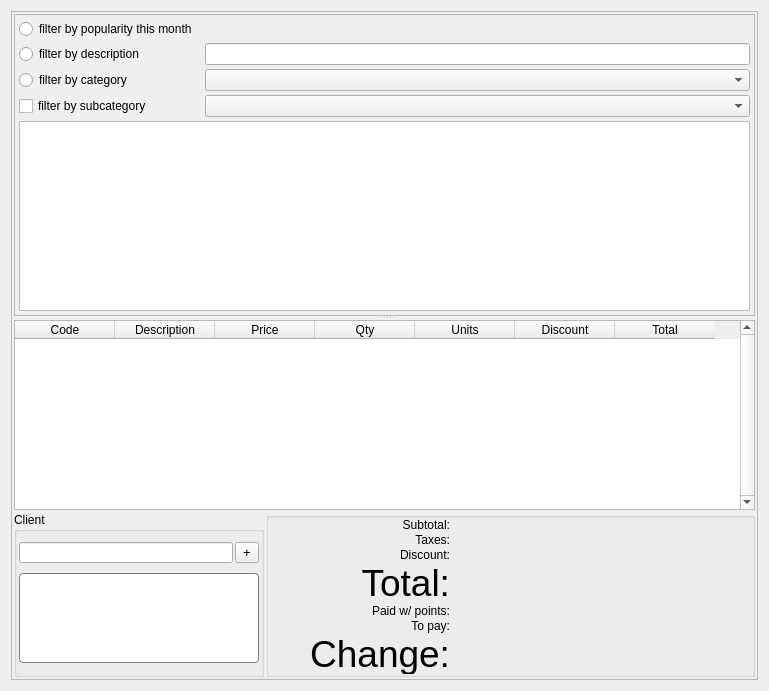
      <widget class="QWidget" name="page_Main">
       <layout class="QHBoxLayout">
        <item>
         <widget class="QFrame" name="frame">
          <property name="frameShape">
           <enum>QFrame::StyledPanel</enum>
          </property>
          <property name="frameShadow">
           <enum>QFrame::Raised</enum>
          </property>
          <layout class="QGridLayout" name="gridLayout_2">
           <property name="margin">
            <number>2</number>
           </property>
           <property name="spacing">
            <number>2</number>
           </property>
           <item row="0" column="0" colspan="2">
            <widget class="QSplitter" name="splitterGrid">
             <property name="orientation">
              <enum>Qt::Vertical</enum>
             </property>
             <widget class="QFrame" name="frameGridView">
              <property name="sizePolicy">
               <sizepolicy hsizetype="Expanding" vsizetype="Expanding">
                <horstretch>0</horstretch>
                <verstretch>0</verstretch>
               </sizepolicy>
              </property>
              <property name="frameShape">
               <enum>QFrame::StyledPanel</enum>
              </property>
              <property name="frameShadow">
               <enum>QFrame::Raised</enum>
              </property>
              <layout class="QGridLayout">
               <property name="margin">
                <number>4</number>
               </property>
               <property name="spacing">
                <number>4</number>
               </property>
               <item row="0" column="0">
                <widget class="QRadioButton" name="rbFilterByPopularity">
                 <property name="text">
                  <string>filter by popularity this month</string>
                 </property>
                </widget>
               </item>
               <item row="1" column="0">
                <widget class="QRadioButton" name="rbFilterByDesc">
                 <property name="text">
                  <string>filter by description</string>
                 </property>
                </widget>
               </item>
               <item row="1" column="2">
                <widget class="QLineEdit" name="editFilterByDesc"/>
               </item>
               <item row="2" column="0">
                <widget class="QRadioButton" name="rbFilterByCategory">
                 <property name="text">
                  <string>filter by category</string>
                 </property>
                </widget>
               </item>
               <item row="2" column="2">
                <widget class="QComboBox" name="comboFilterByCategory"/>
               </item>
               <item row="4" column="0" colspan="3">
                <widget class="QListView" name="listView"/>
               </item>
               <item row="3" column="2">
                <widget class="QComboBox" name="comboFilterBySubCategory"/>
               </item>
               <item row="3" column="0">
                <widget class="QCheckBox" name="rbFilterBySubCategory">
                 <property name="text">
                  <string>filter by subcategory</string>
                 </property>
                </widget>
               </item>
              </layout>
             </widget>
             <widget class="QTableWidget" name="tableWidget">
              <property name="enabled">
               <bool>true</bool>
              </property>
              <property name="sizePolicy">
               <sizepolicy hsizetype="Expanding" vsizetype="Expanding">
                <horstretch>0</horstretch>
                <verstretch>0</verstretch>
               </sizepolicy>
              </property>
              <property name="minimumSize">
               <size>
                <width>0</width>
                <height>150</height>
               </size>
              </property>
              <property name="focusPolicy">
               <enum>Qt::NoFocus</enum>
              </property>
              <property name="styleSheet">
               <string notr="true"/>
              </property>
              <property name="frameShape">
               <enum>QFrame::StyledPanel</enum>
              </property>
              <property name="verticalScrollBarPolicy">
               <enum>Qt::ScrollBarAlwaysOn</enum>
              </property>
              <property name="editTriggers">
               <set>QAbstractItemView::DoubleClicked</set>
              </property>
              <property name="tabKeyNavigation">
               <bool>false</bool>
              </property>
              <property name="showDropIndicator" stdset="0">
               <bool>false</bool>
              </property>
              <property name="dragDropOverwriteMode">
               <bool>false</bool>
              </property>
              <property name="alternatingRowColors">
               <bool>false</bool>
              </property>
              <property name="selectionMode">
               <enum>QAbstractItemView::SingleSelection</enum>
              </property>
              <property name="selectionBehavior">
               <enum>QAbstractItemView::SelectRows</enum>
              </property>
              <property name="showGrid">
               <bool>false</bool>
              </property>
              <property name="cornerButtonEnabled">
               <bool>false</bool>
              </property>
              <column>
               <property name="text">
                <string>Code</string>
               </property>
              </column>
              <column>
               <property name="text">
                <string>Description</string>
               </property>
              </column>
              <column>
               <property name="text">
                <string>Price</string>
               </property>
              </column>
              <column>
               <property name="text">
                <string>Qty</string>
               </property>
              </column>
              <column>
               <property name="text">
                <string>Units</string>
               </property>
              </column>
              <column>
               <property name="text">
                <string>Discount</string>
               </property>
              </column>
              <column>
               <property name="text">
                <string>Total</string>
               </property>
              </column>
             </widget>
            </widget>
           </item>
           <item row="1" column="1">
            <widget class="QGroupBox" name="groupTotals">
             <property name="sizePolicy">
              <sizepolicy hsizetype="Minimum" vsizetype="Maximum">
               <horstretch>0</horstretch>
               <verstretch>0</verstretch>
              </sizepolicy>
             </property>
             <property name="minimumSize">
              <size>
               <width>0</width>
               <height>120</height>
              </size>
             </property>
             <property name="styleSheet">
              <string notr="true"/>
             </property>
             <property name="title">
              <string/>
             </property>
             <property name="alignment">
              <set>Qt::AlignRight|Qt::AlignTrailing|Qt::AlignVCenter</set>
             </property>
             <property name="flat">
              <bool>false</bool>
             </property>
             <layout class="QGridLayout">
              <property name="leftMargin">
               <number>1</number>
              </property>
              <property name="topMargin">
               <number>0</number>
              </property>
              <property name="rightMargin">
               <number>1</number>
              </property>
              <property name="bottomMargin">
               <number>0</number>
              </property>
              <property name="spacing">
               <number>1</number>
              </property>
              <item row="0" column="0">
               <widget class="QLabel" name="lblSubtotalPre">
                <property name="text">
                 <string>Subtotal:</string>
                </property>
                <property name="alignment">
                 <set>Qt::AlignRight|Qt::AlignTrailing|Qt::AlignVCenter</set>
                </property>
               </widget>
              </item>
              <item row="0" column="1">
               <widget class="QLabel" name="lblSubtotal">
                <property name="text">
                 <string/>
                </property>
                <property name="alignment">
                 <set>Qt::AlignRight|Qt::AlignTrailing|Qt::AlignVCenter</set>
                </property>
               </widget>
              </item>
              <item row="1" column="0">
               <widget class="QLabel" name="lblSaleTaxesPre">
                <property name="text">
                 <string>Taxes:</string>
                </property>
                <property name="alignment">
                 <set>Qt::AlignRight|Qt::AlignTrailing|Qt::AlignVCenter</set>
                </property>
               </widget>
              </item>
              <item row="1" column="1">
               <widget class="QLabel" name="lblSaleTaxes">
                <property name="text">
                 <string/>
                </property>
                <property name="alignment">
                 <set>Qt::AlignRight|Qt::AlignTrailing|Qt::AlignVCenter</set>
                </property>
               </widget>
              </item>
	            <item row="2" column="0">
               <widget class="QLabel" name="labelTotalDiscountpre">
                <property name="text">
                 <string>Discount:</string>
                </property>
                <property name="alignment">
                 <set>Qt::AlignRight|Qt::AlignTrailing|Qt::AlignVCenter</set>
                </property>
               </widget>
              </item>
              <item row="2" column="1">
               <widget class="QLabel" name="labelTotalDiscount">
                <property name="text">
                 <string/>
                </property>
                <property name="alignment">
                 <set>Qt::AlignRight|Qt::AlignTrailing|Qt::AlignVCenter</set>
                </property>
               </widget>
              </item>

              <item row="3" column="0">
               <widget class="QLabel" name="labelTotalpre">
                <property name="sizePolicy">
                 <sizepolicy hsizetype="MinimumExpanding" vsizetype="Minimum">
                  <horstretch>0</horstretch>
                  <verstretch>0</verstretch>
                 </sizepolicy>
                </property>
                <property name="minimumSize">
                 <size>
                  <width>180</width>
                  <height>40</height>
                 </size>
                </property>
                <property name="maximumSize">
                 <size>
                  <width>200</width>
                  <height>40</height>
                 </size>
                </property>
                <property name="font">
                 <font>
                  <pointsize>28</pointsize>
                 </font>
                </property>
                <property name="layoutDirection">
                 <enum>Qt::LeftToRight</enum>
                </property>
                <property name="frameShape">
                 <enum>QFrame::NoFrame</enum>
                </property>
                <property name="text">
                 <string>Total:</string>
                </property>
                <property name="scaledContents">
                 <bool>true</bool>
                </property>
                <property name="alignment">
                 <set>Qt::AlignRight|Qt::AlignTrailing|Qt::AlignVCenter</set>
                </property>
                <property name="indent">
                 <number>0</number>
                </property>
               </widget>
              </item>
              <item row="3" column="1">
               <widget class="QLabel" name="labelTotal">
                <property name="sizePolicy">
                 <sizepolicy hsizetype="MinimumExpanding" vsizetype="Minimum">
                  <horstretch>0</horstretch>
                  <verstretch>0</verstretch>
                 </sizepolicy>
                </property>
                <property name="minimumSize">
                 <size>
                  <width>300</width>
                  <height>40</height>
                 </size>
                </property>
                <property name="maximumSize">
                 <size>
                  <width>16777215</width>
                  <height>40</height>
                 </size>
                </property>
                <property name="font">
                 <font>
                  <pointsize>28</pointsize>
                 </font>
                </property>
                <property name="layoutDirection">
                 <enum>Qt::LeftToRight</enum>
                </property>
                <property name="frameShape">
                 <enum>QFrame::NoFrame</enum>
                </property>
                <property name="text">
                 <string/>
                </property>
                <property name="scaledContents">
                 <bool>true</bool>
                </property>
                <property name="alignment">
                 <set>Qt::AlignRight|Qt::AlignTrailing|Qt::AlignVCenter</set>
                </property>
               </widget>
              </item>

              <!-- HERE -->
              <item row="4" column="0">
               <widget class="QLabel" name="labelPointsDiscountpre">
                <property name="layoutDirection">
                 <enum>Qt::LeftToRight</enum>
                </property>
                <property name="frameShape">
                 <enum>QFrame::NoFrame</enum>
                </property>
                <property name="text">
                 <string>Paid w/ points:</string>
                </property>
                <property name="scaledContents">
                 <bool>true</bool>
                </property>
                <property name="alignment">
                 <set>Qt::AlignRight|Qt::AlignTrailing|Qt::AlignVCenter</set>
                </property>
                <property name="indent">
                 <number>0</number>
                </property>
               </widget>
              </item>
              <item row="4" column="1">
               <widget class="QLabel" name="labelPointsDiscount">
                <property name="layoutDirection">
                 <enum>Qt::LeftToRight</enum>
                </property>
                <property name="frameShape">
                 <enum>QFrame::NoFrame</enum>
                </property>
                <property name="text">
                 <string/>
                </property>
                <property name="scaledContents">
                 <bool>true</bool>
                </property>
                <property name="alignment">
                 <set>Qt::AlignRight|Qt::AlignTrailing|Qt::AlignVCenter</set>
                </property>
               </widget>
              </item>


              <item row="5" column="0">
               <widget class="QLabel" name="labelTotalNoPointspre">
                <property name="layoutDirection">
                 <enum>Qt::LeftToRight</enum>
                </property>
                <property name="frameShape">
                 <enum>QFrame::NoFrame</enum>
                </property>
                <property name="text">
                 <string>To pay:</string>
                </property>
                <property name="scaledContents">
                 <bool>true</bool>
                </property>
                <property name="alignment">
                 <set>Qt::AlignRight|Qt::AlignTrailing|Qt::AlignVCenter</set>
                </property>
                <property name="indent">
                 <number>0</number>
                </property>
               </widget>
              </item>
              <item row="5" column="1">
               <widget class="QLabel" name="labelTotalNoPoints">
                <property name="layoutDirection">
                 <enum>Qt::LeftToRight</enum>
                </property>
                <property name="frameShape">
                 <enum>QFrame::NoFrame</enum>
                </property>
                <property name="text">
                 <string/>
                </property>
                <property name="scaledContents">
                 <bool>true</bool>
                </property>
                <property name="alignment">
                 <set>Qt::AlignRight|Qt::AlignTrailing|Qt::AlignVCenter</set>
                </property>
               </widget>
              </item>
              <!-- /HERE -->

              <item row="6" column="0">
               <widget class="QLabel" name="labelChangepre">
                <property name="sizePolicy">
                 <sizepolicy hsizetype="MinimumExpanding" vsizetype="Minimum">
                  <horstretch>0</horstretch>
                  <verstretch>0</verstretch>
                 </sizepolicy>
                </property>
                <property name="minimumSize">
                 <size>
                  <width>180</width>
                  <height>40</height>
                 </size>
                </property>
                <property name="maximumSize">
                 <size>
                  <width>200</width>
                  <height>40</height>
                 </size>
                </property>
                <property name="font">
                 <font>
                  <pointsize>28</pointsize>
                 </font>
                </property>
                <property name="layoutDirection">
                 <enum>Qt::LeftToRight</enum>
                </property>
                <property name="frameShape">
                 <enum>QFrame::NoFrame</enum>
                </property>
                <property name="text">
                 <string>Change:</string>
                </property>
                <property name="scaledContents">
                 <bool>true</bool>
                </property>
                <property name="alignment">
                 <set>Qt::AlignRight|Qt::AlignTrailing|Qt::AlignVCenter</set>
                </property>
                <property name="margin">
                 <number>0</number>
                </property>
                <property name="indent">
                 <number>0</number>
                </property>
               </widget>
              </item>
              <item row="6" column="1">
               <widget class="QLabel" name="labelChange">
                <property name="sizePolicy">
                 <sizepolicy hsizetype="MinimumExpanding" vsizetype="Minimum">
                  <horstretch>0</horstretch>
                  <verstretch>0</verstretch>
                 </sizepolicy>
                </property>
                <property name="minimumSize">
                 <size>
                  <width>300</width>
                  <height>40</height>
                 </size>
                </property>
                <property name="maximumSize">
                 <size>
                  <width>1000</width>
                  <height>40</height>
                 </size>
                </property>
                <property name="font">
                 <font>
                  <pointsize>28</pointsize>
                 </font>
                </property>
                <property name="layoutDirection">
                 <enum>Qt::LeftToRight</enum>
                </property>
                <property name="frameShape">
                 <enum>QFrame::NoFrame</enum>
                </property>
                <property name="text">
                 <string/>
                </property>
                <property name="scaledContents">
                 <bool>true</bool>
                </property>
                <property name="alignment">
                 <set>Qt::AlignRight|Qt::AlignTrailing|Qt::AlignVCenter</set>
                </property>
               </widget>
              </item>
             </layout>
            </widget>
           </item>
           <item row="1" column="0">
            <widget class="QGroupBox" name="groupClient">
             <property name="sizePolicy">
              <sizepolicy hsizetype="Maximum" vsizetype="Minimum">
               <horstretch>0</horstretch>
               <verstretch>0</verstretch>
              </sizepolicy>
             </property>
             <property name="minimumSize">
              <size>
               <width>250</width>
               <height>120</height>
              </size>
             </property>
             <property name="maximumSize">
              <size>
               <width>250</width>
               <height>16777215</height>
              </size>
             </property>
             <property name="title">
              <string>Client</string>
             </property>
             <layout class="QVBoxLayout" name="verticalLayout_11">
              <property name="spacing">
               <number>2</number>
              </property>
              <property name="margin">
               <number>2</number>
              </property>
              <item>
               <layout class="QHBoxLayout" name="horizontalLayout_6">
                <item>
                 <widget class="MibitLineEdit" name="editClient">
                  <property name="maximumSize">
                   <size>
                    <width>16777215</width>
                    <height>21</height>
                   </size>
                  </property>
                  <property name="font">
                   <font>
                    <pointsize>9</pointsize>
                   </font>
                  </property>
                 </widget>
                </item>
                <item>
                 <widget class="QToolButton" name="btnAddClient">
                  <property name="sizePolicy">
                   <sizepolicy hsizetype="Minimum" vsizetype="Maximum">
                    <horstretch>0</horstretch>
                    <verstretch>0</verstretch>
                   </sizepolicy>
                  </property>
                  <property name="maximumSize">
                   <size>
                    <width>16777215</width>
                    <height>21</height>
                   </size>
                  </property>
                  <property name="font">
                   <font>
                    <pointsize>10</pointsize>
                   </font>
                  </property>
                  <property name="text">
                   <string>+</string>
                  </property>
                 </widget>
                </item>
               </layout>
              </item>
              <item>
               <widget class="QLabel" name="lblClientDetails">
                <property name="sizePolicy">
                 <sizepolicy hsizetype="MinimumExpanding" vsizetype="Maximum">
                  <horstretch>0</horstretch>
                  <verstretch>0</verstretch>
                 </sizepolicy>
                </property>
                <property name="minimumSize">
                 <size>
                  <width>200</width>
                  <height>90</height>
                 </size>
                </property>
                <property name="styleSheet">
                 <string notr="true">background:white;
border: 1px solid gray;
border-radius: 4px;
padding: 2px;
font-weight:normal;
color:black;</string>
                </property>
                <property name="text">
                 <string/>
                </property>
                <property name="alignment">
                 <set>Qt::AlignLeading|Qt::AlignLeft|Qt::AlignTop</set>
                </property>
               </widget>
              </item>
             </layout>
            </widget>
           </item>
          </layout>
         </widget>
        </item>
       </layout>
      </widget>
